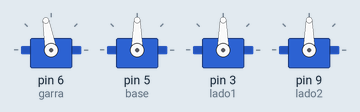
Recording of a sketch running on a simulated Arduino Uno, built with avr-gcc and run on an emulated ATmega328P. Parts: 4 × servo.

Above: at 0.05 s.
At 2.0 s:
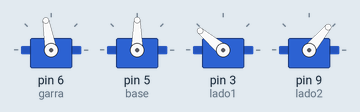
At 3.0 s:
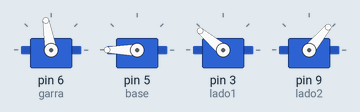
At 4.0 s:
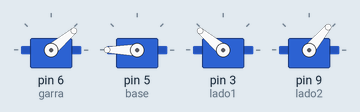
At 6.0 s:
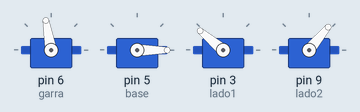
At 8.0 s:
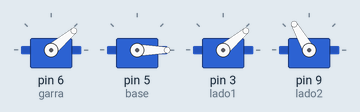
Timing chart, 0 to 10.4 s (numbered marks = the images above):
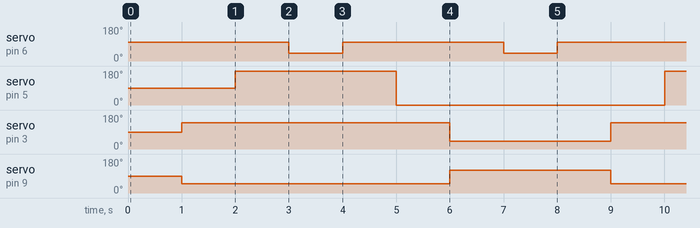

The sketch:

ProjetoFuncoes.ino
```cpp
#include <Servo.h>

Servo garra;
Servo base;
Servo lado1;
Servo lado2;
int tempo=1000;

void setup()
{
  // Atenção para os pinos corretos de cada servo motor.
  garra.attach(6);
  base.attach(5);
  lado1.attach(3);
  lado2.attach(9);
}

void loop()
{
  fecha_garra();
  recolhe();
  base_direita();
  abre_garra();
  fecha_garra();
  base_esquerda();
  avanca();
  abre_garra();
}

void abre_garra()
{
  garra.write(40);
  delay(tempo);
}

void fecha_garra()
{
  garra.write(100);
  delay(tempo);
}

void base_direita()
{
  base.write(180);
  delay(tempo);
}

void base_esquerda()
{
  base.write(0);
  delay(tempo);
}

void recolhe()
{
  lado1.write(140);
  lado2.write(50);
  delay(tempo);
}

void avanca()
{
  lado1.write(40);
  lado2.write(120);
  delay(tempo);
}
```

Measured:
- by itself, servo on pin 6 (garra): alternates 100° for 3.0 s and 40° for 1.0 s
- by itself, servo on pin 5 (base): alternates 180° for 3.0 s and 0° for 5.0 s
- by itself, servo on pin 3 (lado1): alternates 140° for 5.0 s and 40° for 3.0 s
- by itself, servo on pin 9 (lado2): alternates 120° for 3.0 s and 50° for 5.0 s
